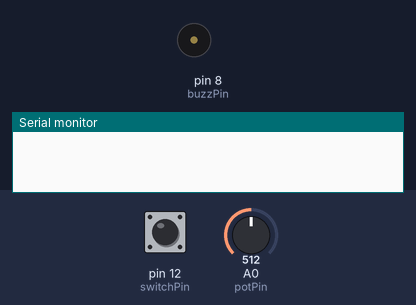
Recording of a sketch running on a simulated Arduino Uno, built with avr-gcc and run on an emulated ATmega328P. Shown: buzzer (waves = sounding), the last lines printed to the serial monitor. The test bench sets the inputs (shaded band); at power-on: pin 12 (switchPin) HIGH, A0 (potPin) = 512.

Above: at 1.2 s.
1.3 s: pin 12 (switchPin) pulled LOW for 0.15 s
At 2.6 s:
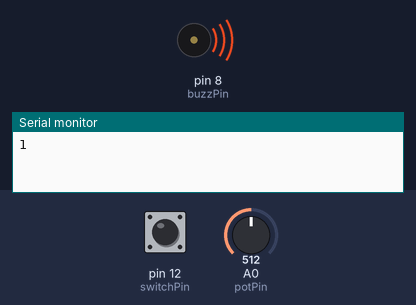
2.9 s: A0 (potPin) set to 716
5.9 s: A0 (potPin) set to 0
7.4 s: A0 (potPin) set to 306
Timing chart, 0 to 11.4 s (numbered marks = the images above; inputs shaded):
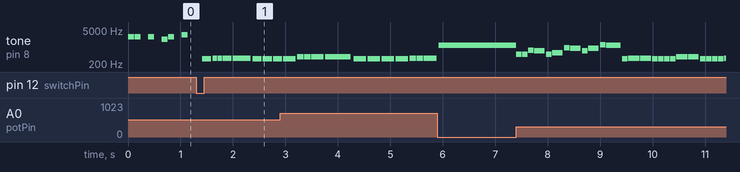

Measured:
- by itself, tone on pin 8 (buzzPin): plays 494 Hz for 0.10 s, 494 Hz for 0.10 s, 740 Hz for 0.10 s, 698 Hz for 0.21 s, 494 Hz for 0.10 s, 587 Hz for 0.21 s … (26 notes in this stretch)

The sketch:

playSongExtras.ino
```cpp
/* Similar to playSong3 but pace driven by pot and song selection via switch
    Borrowed from:
   http://garagelab.com/profiles/blogs/how-to-use-tone-function-arduino-playing-the-james-bond-theme
   https://gist.github.com/pyropeter/671426
   http://www.princetronics.com/supermariothemesong/
*/

#include "pitches.h"

//Songs
int Mario[] = {
  NOTE_E7, NOTE_E7, 0, NOTE_E7,
  0, NOTE_C7, NOTE_E7, 0,
  NOTE_G7, 0, 0,  0,
  NOTE_G6, 0, 0, 0,

  NOTE_C7, 0, 0, NOTE_G6,
  0, 0, NOTE_E6, 0,
  0, NOTE_A6, 0, NOTE_B6,
  0, NOTE_AS6, NOTE_A6, 0,

  NOTE_G6, NOTE_E7, NOTE_G7,
  NOTE_A7, 0, NOTE_F7, NOTE_G7,
  0, NOTE_E7, 0, NOTE_C7,
  NOTE_D7, NOTE_B6, 0, 0,

  NOTE_C7, 0, 0, NOTE_G6,
  0, 0, NOTE_E6, 0,
  0, NOTE_A6, 0, NOTE_B6,
  0, NOTE_AS6, NOTE_A6, 0,

  NOTE_G6, NOTE_E7, NOTE_G7,
  NOTE_A7, 0, NOTE_F7, NOTE_G7,
  0, NOTE_E7, 0, NOTE_C7,
  NOTE_D7, NOTE_B6, 0, 0
};

int Bond[] = {
  //Introduction
  NOTE_E4, NOTE_F4, NOTE_F4, NOTE_F4, NOTE_F4, NOTE_E4, NOTE_E4, NOTE_E4,
  NOTE_E4, NOTE_G4, NOTE_G4, NOTE_G4, NOTE_G4, NOTE_E4, NOTE_E4, NOTE_E4,
  NOTE_E4, NOTE_F4, NOTE_F4, NOTE_F4, NOTE_F4, NOTE_E4, NOTE_E4, NOTE_E4,
  NOTE_E4, NOTE_G4, NOTE_G4, NOTE_G4, NOTE_G4, NOTE_E4, NOTE_E4, NOTE_E4,
  NOTE_DS5, NOTE_D5, NOTE_B4, NOTE_A4, NOTE_B4,
  NOTE_E4, NOTE_G4, NOTE_DS5, NOTE_D5, NOTE_G4, NOTE_B4,
  NOTE_B4, NOTE_FS5, NOTE_F5, NOTE_B4, NOTE_D5, NOTE_AS5,
  NOTE_A5, NOTE_F5, NOTE_A5, NOTE_DS6, NOTE_D6
};
int Jepardy[] = {
  NOTE_C2, NOTE_F3, NOTE_C3, NOTE_A2,
  NOTE_C3, NOTE_F3, NOTE_C3,
  NOTE_C3, NOTE_F3, NOTE_C3, NOTE_F3,
  NOTE_AS3, NOTE_G3, NOTE_F3, NOTE_E3, NOTE_D3, NOTE_CS3,
  NOTE_C3, NOTE_F3, NOTE_C3, NOTE_A2, // the same again
  NOTE_C3, NOTE_F3, NOTE_C3,
  NOTE_AS3, 0, NOTE_G3, NOTE_F3,
  NOTE_E3, NOTE_D3, NOTE_CS3, NOTE_C3
};

// note duration: 1 = whole note, 2 = half note, 4 = quarter note, 8 = eighth note, etc.

//Mario main them tempo
int marioDurations[] = {
  12, 12, 12, 12,
  12, 12, 12, 12,
  12, 12, 12, 12,
  12, 12, 12, 12,

  12, 12, 12, 12,
  12, 12, 12, 12,
  12, 12, 12, 12,
  12, 12, 12, 12,

  9, 9, 9,
  12, 12, 12, 12,
  12, 12, 12, 12,
  12, 12, 12, 12,

  12, 12, 12, 12,
  12, 12, 12, 12,
  12, 12, 12, 12,
  12, 12, 12, 12,

  9, 9, 9,
  12, 12, 12, 12,
  12, 12, 12, 12,
  12, 12, 12, 12,
  0   //this zero flags end of array
};

int BondDurations[] = {
  8, 16, 16, 8, 4, 8, 8, 8,
  8, 16, 16, 8, 4, 8, 8, 8,
  8, 16, 16, 8, 4, 8, 8, 8,
  8, 16, 16, 8, 4, 8, 8, 8,
  8, 2, 8, 8, 1,
  8, 4, 8, 4, 8, 8,
  8, 8, 4, 8, 4, 8,
  4, 8, 4, 8, 3,
  0   //this zero flags end of array
};
int JepardyDurations[] = {
  4,    4,    4,    4,
  4,    4,          2,
  4,    4,    4,    4,
  3,   8, 8, 8, 8, 8,
  4,    4,    4,    4, // the same again
  4,    4,          2,
  4, 8, 8,    4,    4,
  4,    4,    4,    4,
  0  //this zero flags end of array
};

int wholeNote = 1000; // change pace of music("speedy")
int song = 0;    //select a song
int buzzPin = 8;
int switchPin = 12;
int potPin = A0;
int nsong = 3; //number of songs in playlist
int prevSwitch = HIGH;

void setup() {
  pinMode(switchPin, INPUT_PULLUP);
  Serial.begin(9600);
}

void loop() {
  if (song == 0) {
    singsong(marioDurations, Mario);
  }
  else if (song == 1) {
    singsong(BondDurations, Bond);
  }
  else {
    singsong(JepardyDurations, Jepardy);
  }
}

void singsong(int dur[], int mel[]) {
  //following loop goes until it hits a zero in the dur array
  for (int thisNote = 0; dur[thisNote] != 0; thisNote++) {
    wholeNote = analogRead(potPin) * 3; //read the pot setting
    int curSwitch = digitalRead(switchPin);
    if (curSwitch != prevSwitch) delay(5); //debounce
    if (curSwitch == LOW && prevSwitch == HIGH) {  //button was pushed
      song = (song + 1) % nsong;
      prevSwitch = curSwitch;
      Serial.println(song);
      return;
    }
    prevSwitch = curSwitch;

    // Note duration = one second divided by the note type.
    //e.g. quarter note = 1000 / 4, eighth note = 1000/8, etc.
    int noteDuration = wholeNote / dur[thisNote];
    tone(buzzPin, mel[thisNote], noteDuration * 0.9);
    delay(noteDuration); //pause between notes
  }
}
```

pitches.h
```cpp
/*************************************************
 * Public Constants
 *************************************************/

#define NOTE_B0  31
#define NOTE_C1  33
#define NOTE_CS1 35
#define NOTE_D1  37
#define NOTE_DS1 39
#define NOTE_E1  41
#define NOTE_F1  44
#define NOTE_FS1 46
#define NOTE_G1  49
#define NOTE_GS1 52
#define NOTE_A1  55
#define NOTE_AS1 58
#define NOTE_B1  62
#define NOTE_C2  65
#define NOTE_CS2 69
#define NOTE_D2  73
#define NOTE_DS2 78
#define NOTE_E2  82
#define NOTE_F2  87
#define NOTE_FS2 93
#define NOTE_G2  98
#define NOTE_GS2 104
#define NOTE_A2  110
#define NOTE_AS2 117
#define NOTE_B2  123
#define NOTE_C3  131
#define NOTE_CS3 139
#define NOTE_D3  147
#define NOTE_DS3 156
#define NOTE_E3  165
#define NOTE_F3  175
#define NOTE_FS3 185
#define NOTE_G3  196
#define NOTE_GS3 208
#define NOTE_A3  220
#define NOTE_AS3 233
#define NOTE_B3  247
#define NOTE_C4  262
#define NOTE_CS4 277
#define NOTE_D4  294
#define NOTE_DS4 311
#define NOTE_E4  330
#define NOTE_F4  349
#define NOTE_FS4 370
#define NOTE_G4  392
#define NOTE_GS4 415
#define NOTE_A4  440
#define NOTE_AS4 466
#define NOTE_B4  494
#define NOTE_C5  523
#define NOTE_CS5 554
#define NOTE_D5  587
#define NOTE_DS5 622
#define NOTE_E5  659
#define NOTE_F5  698
#define NOTE_FS5 740
#define NOTE_G5  784
#define NOTE_GS5 831
#define NOTE_A5  880
#define NOTE_AS5 932
#define NOTE_B5  988
#define NOTE_C6  1047
#define NOTE_CS6 1109
#define NOTE_D6  1175
#define NOTE_DS6 1245
#define NOTE_E6  1319
#define NOTE_F6  1397
#define NOTE_FS6 1480
#define NOTE_G6  1568
#define NOTE_GS6 1661
#define NOTE_A6  1760
#define NOTE_AS6 1865
#define NOTE_B6  1976
#define NOTE_C7  2093
#define NOTE_CS7 2217
#define NOTE_D7  2349
#define NOTE_DS7 2489
#define NOTE_E7  2637
#define NOTE_F7  2794
#define NOTE_FS7 2960
#define NOTE_G7  3136
#define NOTE_GS7 3322
#define NOTE_A7  3520
#define NOTE_AS7 3729
#define NOTE_B7  3951
#define NOTE_C8  4186
#define NOTE_CS8 4435
#define NOTE_D8  4699
#define NOTE_DS8 4978
```
